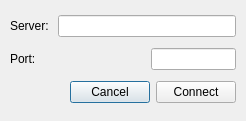
<?xml version="1.0" encoding="UTF-8"?>
<ui version="4.0">
 <class>dlgConnect</class>
 <widget class="QDialog" name="dlgConnect">
  <property name="geometry">
   <rect>
    <x>0</x>
    <y>0</y>
    <width>246</width>
    <height>121</height>
   </rect>
  </property>
  <property name="windowTitle">
   <string>Connect to Server</string>
  </property>
  <widget class="QWidget" name="layoutWidget">
   <property name="geometry">
    <rect>
     <x>10</x>
     <y>10</y>
     <width>226</width>
     <height>101</height>
    </rect>
   </property>
   <layout class="QVBoxLayout" name="verticalLayout">
    <item>
     <layout class="QHBoxLayout" name="horizontalLayout">
      <item>
       <widget class="QLabel" name="lblServer">
        <property name="text">
         <string>Server: </string>
        </property>
       </widget>
      </item>
      <item>
       <widget class="QLineEdit" name="txtServerAddr"/>
      </item>
     </layout>
    </item>
    <item>
     <layout class="QHBoxLayout" name="horizontalLayout_3">
      <item>
       <widget class="QLabel" name="lblPort">
        <property name="text">
         <string>Port:</string>
        </property>
       </widget>
      </item>
      <item>
       <spacer name="horizontalSpacer_2">
        <property name="orientation">
         <enum>Qt::Horizontal</enum>
        </property>
        <property name="sizeHint" stdset="0">
         <size>
          <width>40</width>
          <height>20</height>
         </size>
        </property>
       </spacer>
      </item>
      <item>
       <widget class="QLineEdit" name="txtPort">
        <property name="sizePolicy">
         <sizepolicy hsizetype="Fixed" vsizetype="Fixed">
          <horstretch>0</horstretch>
          <verstretch>0</verstretch>
         </sizepolicy>
        </property>
        <property name="maximumSize">
         <size>
          <width>85</width>
          <height>16777215</height>
         </size>
        </property>
        <property name="maxLength">
         <number>5</number>
        </property>
        <property name="alignment">
         <set>Qt::AlignCenter</set>
        </property>
       </widget>
      </item>
     </layout>
    </item>
    <item>
     <layout class="QHBoxLayout" name="horizontalLayout_2">
      <item>
       <spacer name="horizontalSpacer">
        <property name="orientation">
         <enum>Qt::Horizontal</enum>
        </property>
        <property name="sizeHint" stdset="0">
         <size>
          <width>40</width>
          <height>20</height>
         </size>
        </property>
       </spacer>
      </item>
      <item>
       <widget class="QPushButton" name="bCancel">
        <property name="text">
         <string>Cancel</string>
        </property>
       </widget>
      </item>
      <item>
       <widget class="QPushButton" name="bConnect">
        <property name="text">
         <string>Connect</string>
        </property>
       </widget>
      </item>
     </layout>
    </item>
   </layout>
  </widget>
 </widget>
 <resources/>
 <connections>
  <connection>
   <sender>bCancel</sender>
   <signal>clicked()</signal>
   <receiver>dlgConnect</receiver>
   <slot>close()</slot>
   <hints>
    <hint type="sourcelabel">
     <x>175</x>
     <y>93</y>
    </hint>
    <hint type="destinationlabel">
     <x>203</x>
     <y>121</y>
    </hint>
   </hints>
  </connection>
 </connections>
</ui>
